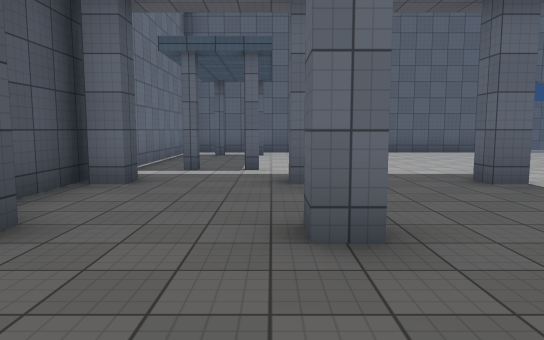
View 1 (above)

13 first-person views from a walk through a 3-D level made in the Unity game engine. The camera is 1.5 m above the floor, tilts 6° down and sees 70° across. Doors are open. The floor is counted in squares, 2 m on a side. Each view is taken from the middle of a square. On the plan, view 1 faces up. The plan holds only what a view shows up to about 12 squares ahead; the rest is blank. The place goes on beyond the plan. The player character is not drawn. Surface patterns are stand-ins for the level's own textures.

View 2
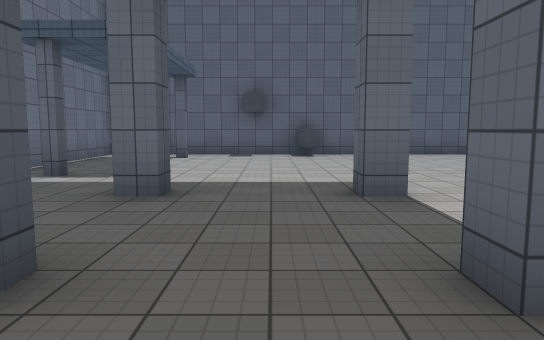

View 3
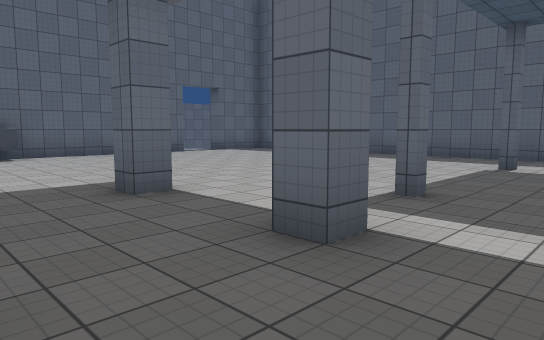

View 4
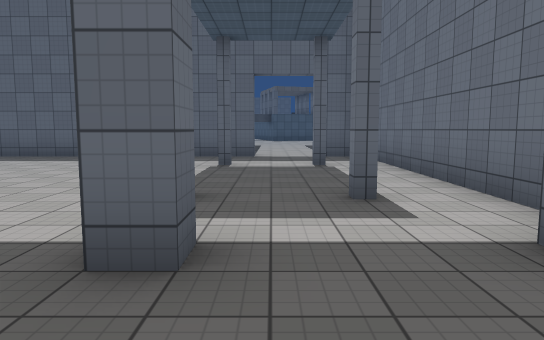

View 5
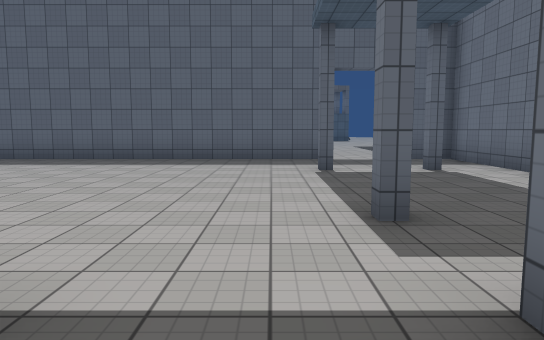

View 6
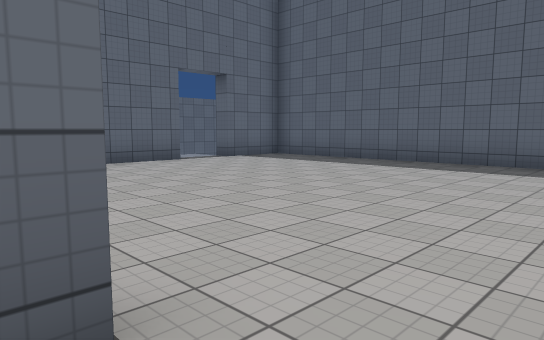

View 7
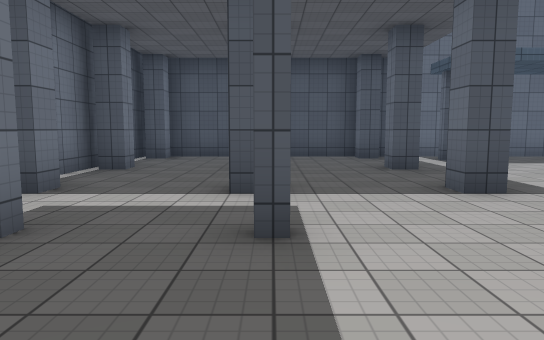

View 8
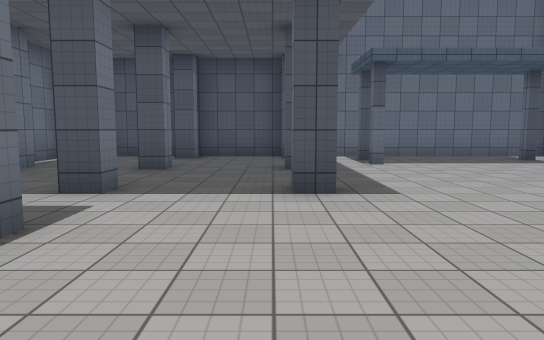

View 9
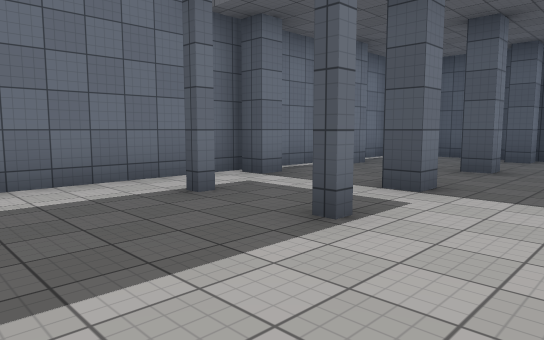

View 10
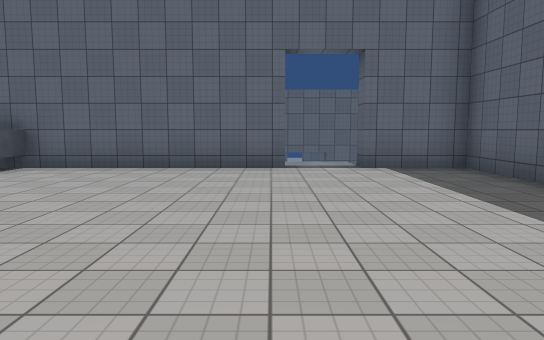

View 11
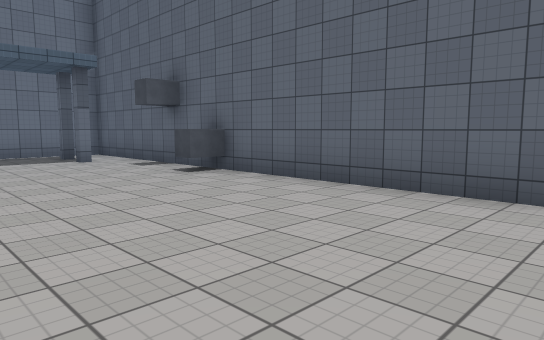

View 12
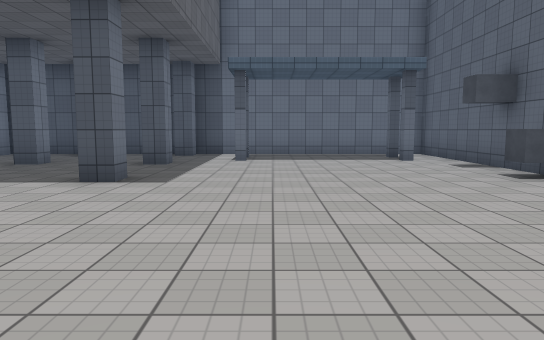

View 13
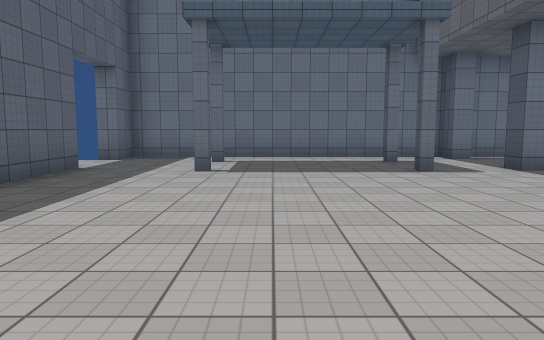

### Floor plan
Key: @ floor where view 1 was taken; # wall or solid block; . floor; D open door; ^ raised ledge.
Columns run from 3 left of view 1 to 14 right of it. Each row starts with its distance up from view 1.
 13 ############.###
 12 #.....^........#
 11 #..............#
 10 #..............#
  9 #..............#
  8 #..............#
  7 #..............#
  6 #..............#
  5 ##..#.#........#
  4 #..............#
  3 ##..#.#.#...#..#
  2 #..............D..
  1 #.......#...#..D..
  0 ##.@#.#........#
 -1 ################

Where each view was taken, in squares from view 1:
view 1: 0 up, 0 right, facing up
view 2: 1 up, 2 right, facing up
view 3: 1 up, 1 right, facing up-right
view 4: 2 up, 1 right, facing right
view 5: 4 up, 2 right, facing right
view 6: 4 up, 3 right, facing up-right
view 7: 3 up, 8 right, facing left
view 8: 5 up, 8 right, facing left
view 9: 5 up, 8 right, facing down-left
view 10: 5 up, 8 right, facing up
view 11: 8 up, 9 right, facing up-left
view 12: 8 up, 9 right, facing left
view 13: 10 up, 8 right, facing down
